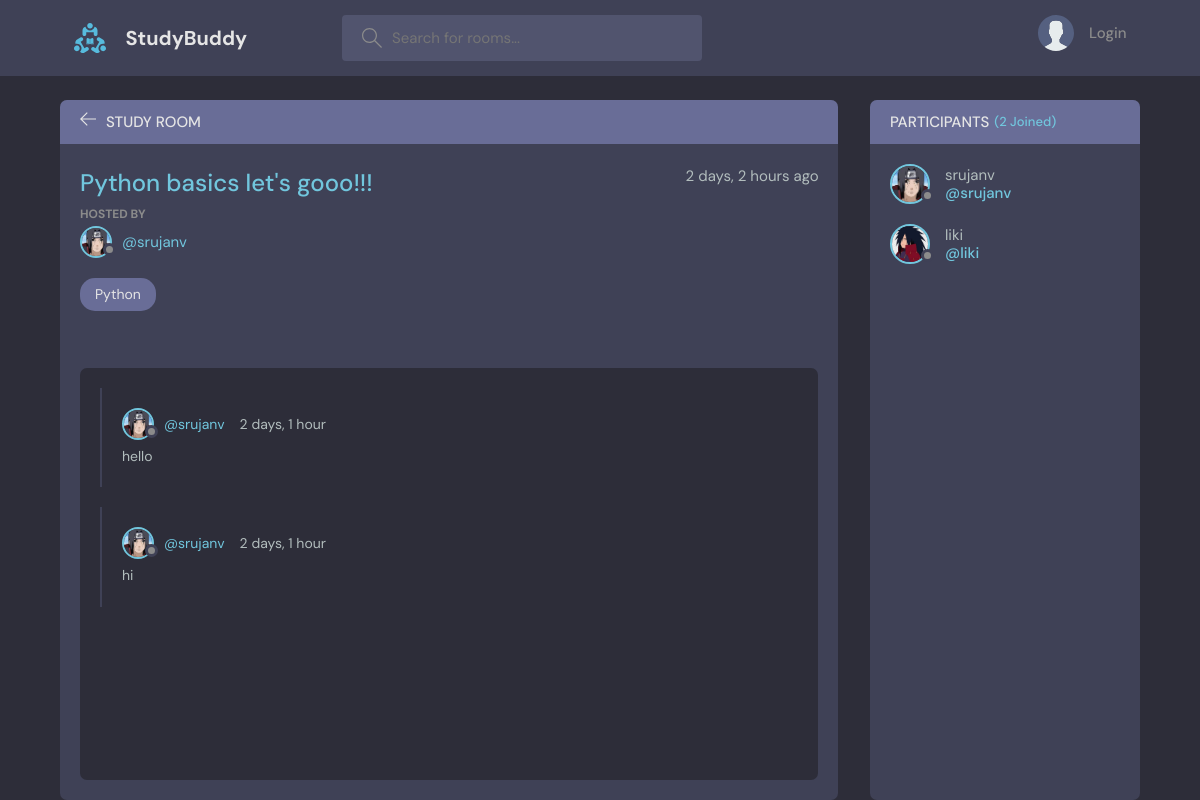
The page /room/1/ on the database its author committed.
### base/models.py (models this page shows, shortened)
class Room(models.Model):
    host = models.ForeignKey(User, on_delete = models.SET_NULL, null = True)
    name = models.CharField(max_length = 200)
    topic = models.ForeignKey(Topic, on_delete = models.SET_NULL, null = True)
    description = models.TextField(null = True, blank = True)
    updated = models.DateTimeField(auto_now = True)
    participants = models.ManyToManyField(User, related_name='participants')
    created = models.DateTimeField(auto_now_add = True)
    class Meta:
        ordering = ['-updated', '-created']#display newest created/updated room first

class User(AbstractUser):
    name = models.CharField(max_length=200, null = True)
    email = models.EmailField(unique=True,null=True)
    bio = models.TextField(null=True)
    avatar = models.ImageField(null=True, default="avatar1.svg")
    USERNAME_FIELD = 'email'
    REQUIRED_FIELDS = []

class Topic(models.Model):
    name = models.CharField(max_length = 200)
    def __str__(self):
        return self.name

class Message(models.Model):
    user = models.ForeignKey(User, on_delete = models.CASCADE)
    room = models.ForeignKey(Room, on_delete = models.CASCADE)
    body = models.TextField()
    updated = models.DateTimeField(auto_now = True)
    created = models.DateTimeField(auto_now_add = True)
    class Meta:
        ordering = ['-updated', '-created']#display newest created/updated room first

### base/views.py (the view)
# urls.py: path('room/<str:pk>/', views.room, name = 'room'),#go to url http://127.0.0.1:8000/room/ to get into any room
def room(request, pk):
    room = Room.objects.get(id = pk)
    room_messages = room.message_set.all().order_by('-created')#Gvies the set of messages for the specific room object and order them based on newest created first
    participants = room.participants.all()
    if request.method == 'POST':
        message = Message.objects.create(user=request.user, room=room, body=request.POST.get('body'))
        room.participants.add(request.user)#if a user engages in the chat then add them to the participants list
        return redirect('room', pk=room.id)
    context = {'room':room, 'room_messages':room_messages,'participants':participants}
    return render(request,'base/room.html', context)

### base/templates/base/room.html (shortened to what this page needs)
{% extends 'main.html' %}
{% block content %}
<main class="profile-page layout layout--2">
      <div class="container">
        <div class="room">
          <div class="room__top">
            <div class="room__topLeft">
              <a href="{%url 'home' %}">
                <svg version="1.1" xmlns="http://www.w3.org/2000/svg" width="32" height="32" viewBox="0 0 32 32">
                  <title>arrow-left</title>
                  <path
                    d="M13.723 2.286l-13.723 13.714 13.719 13.714 1.616-1.611-10.96-10.96h27.625v-2.286h-27.625l10.965-10.965-1.616-1.607z"
                  ></path>
                </svg>
              </a>
              <h3>Study Room</h3>
            </div>
           </div>
          <div class="room__box scroll">
            <div class="room__header scroll">
              <div class="room__info">
                <h3>{{room.name}}</h3>
                <span>{{room.created | timesince}} ago</span>
              </div>
              <div class="room__hosted">
                <p>Hosted By</p>
                <a href="{% url 'profile' room.host.id %}" class="room__author">
                  <div class="avatar avatar--small">
                    <img src="{{room.host.avatar.url}}" />
                  </div>
                  <span>@{{room.host.username}}</span>
                </a>
              </div>
              <span class="room__topics">{{room.topic}}</span>
            </div>
            <div class="room__conversation">
              <div class="threads scroll">
                {% for msg in room_messages %}
                    <div class="thread">
                      <div class="thread__top">
                        <div class="thread__author">
                          <a href="{% url 'profile' msg.user.id%}" class="thread__authorInfo">
                            <div class="avatar avatar--small">
                              <img src="{{msg.user.avatar.url}}" />
                            </div>
                            <span>@{{msg.user.username}}</span>
                          </a>
                          <span class="thread__date">{{msg.created | timesince}}</span>
                        </div>
                      </div>
                      <div class="thread__details">
                        {{msg.body}}
                      </div>
                    </div>
                {% endfor %}
              </div>
            </div>
          </div>
        </div>
        <div class="participants">
          <h3 class="participants__top">Participants <span>({{participants.count}} Joined)</span></h3>
          <div class="participants__list scroll">
            {% for member in participants%}
              <a href="{% url 'profile' member.id%}" class="participant">
                <div class="avatar avatar--medium">
                  <img src="{{member.avatar.url}}" />
                </div>
                <p>
                  {{member.username}}
                  <span>@{{member.username}}</span>
                </p>
              </a>
            {% endfor %}
          </div>
        </div>
      </div>
    </main>
{% endblock %}

### templates/main.html (shortened to what this page needs)
<!DOCTYPE html>
{% load static %}
<html lang="en">
  <head>
    <link rel="stylesheet" href="{% static 'styles/style.css'%}" />
  </head>
  <body>
    {% include 'navbar.html' %}
    {% block content%}
    {% endblock %}
  </body>
</html>

### templates/navbar.html (shortened to what this page needs)
{% load static %}
<header class="header header--loggedIn">
    <div class="container">
      <a href="{% url 'home'%}" class="header__logo">
        <img src="{% static 'images/logo.svg' %}" />
        <h1>StudyBuddy</h1>
      </a>
      <form class="header__search" method="GET" action="{%url 'home'%}">
        <label>
          <input name="q" placeholder="Search for rooms..." />
        </label>
      </form>
      <nav class="header__menu">
      {% if request.user.is_authenticated %}
        <div class="header__user">
            <a href="{% url 'profile' request.user.id %}">
                <div class="avatar avatar--medium active">
                    <img src="{{request.user.avatar.url}}" />
                </div>
                <p>{{ request.user.username }} <span>@{{ request.user.username }}</span></p>
            </a>
            <button class="dropdown-button">
                <svg version="1.1" xmlns="http://www.w3.org/2000/svg" width="32" height="32" viewBox="0 0 32 32">
                    <title>chevron-down</title>
                    <path d="M16 21l-13-13h-3l16 16 16-16h-3l-13 13z"></path>
                </svg>
            </button>
        </div>
    {% else %}
        <a href="{% url 'login' %}">
            <img src="{% static 'images/avatar1.svg' %}" />
            <p>Login</p>
        </a>
    {% endif %}
      </nav>
    </div>
</header>

### rows shown on the page
Room: name "Python basics let's gooo!!!", created "2 days, 2 hours", host.avatar (picture), host.username "srujanv", topic "Python"
Message: user.avatar (picture), user.username "srujanv", created "2 days, 1 hour", body "hello"
Message: user.avatar (picture), user.username "srujanv", created "2 days, 1 hour", body "hi"
User: avatar (picture), username "srujanv"
User: avatar (picture), username "liki"

### other values the page prints
{{ participants.count }} "2"
